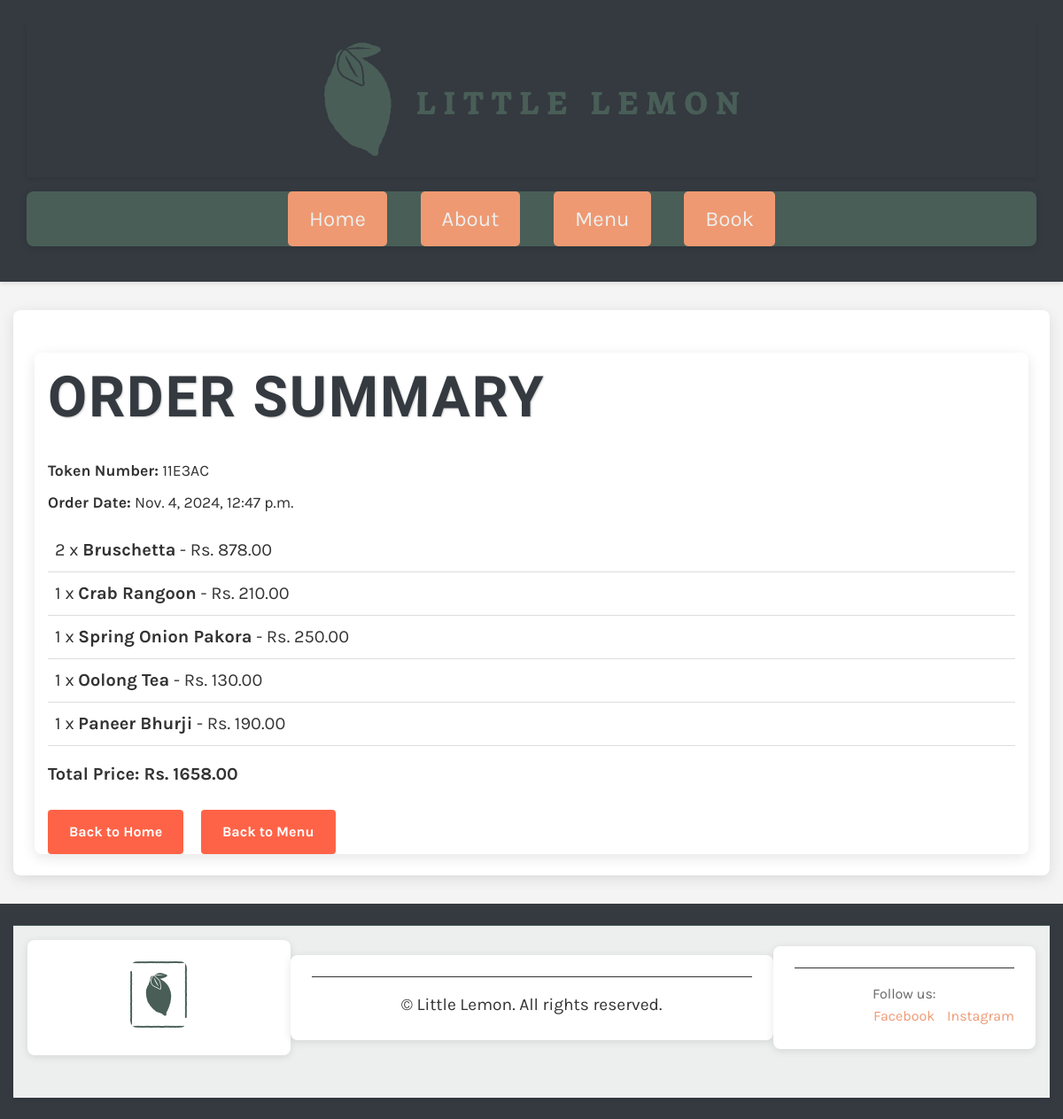
Before: /order/summary/19/ with the older database file.
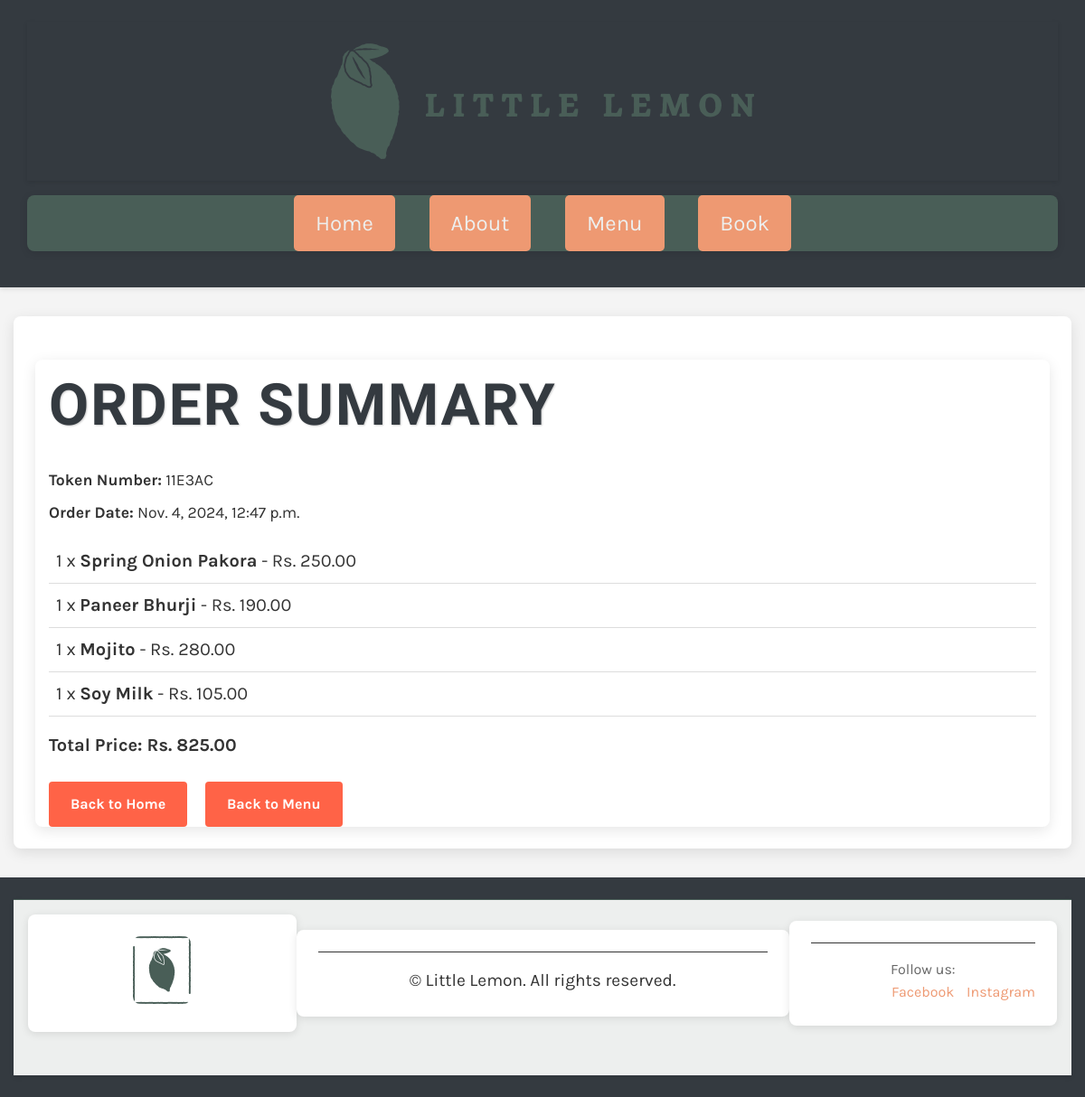
After: the same page with the newer database file.
### restaurant/models.py (models this page shows, shortened)
class Order(models.Model):
    customer = models.ForeignKey(Customer, on_delete=models.CASCADE)
    created_at = models.DateTimeField(auto_now_add=True)
    total_price = models.IntegerField(null=True)
    is_confirmed = models.BooleanField(default=False)
    token_number = models.CharField(max_length=6, unique=True, blank=True, null=True)
    @property
    def total_price(self):
        return sum(item.menu_item.price * item.quantity for item in self.items.all())
    class Meta:
        ordering = ['-created_at']

class OrderItem(models.Model):
    order = models.ForeignKey(Order, related_name='items', on_delete=models.CASCADE)
    menu_item = models.ForeignKey(Menu, on_delete=models.CASCADE)
    quantity = models.PositiveIntegerField(default=1)
    item_price = models.IntegerField(null=True)

class Menu(models.Model):
    name = models.CharField(max_length=200)
    price = models.IntegerField()
    description = models.TextField(max_length=1000, blank=True)
    category = models.CharField(
        max_length=20,
        choices=CATEGORY_CHOICES,
        default='entrees'
    )
    status = models.IntegerField(
        choices=STATUS_CHOICES,
        default=1
    )
    order = models.PositiveIntegerField(default=0)
    class Meta:
        ordering = ['category', 'order', 'name']

### restaurant/views.py (the view)
# urls.py: path('order/summary/<int:pk>/', order_summary, name='order_summary'),
def order_summary(request, pk):
    order = get_object_or_404(Order, pk=pk)
    return render(request, 'order_summary.html', {'order': order})

### restaurant/templates/order_summary.html (shortened to what this page needs)
{% extends 'base.html' %}
{% block content %}
<main role="main" class="container">
    <h1 class="booking-title">Order Summary</h1>
    <p class="order-details"><strong>Token Number:</strong> {{ order.token_number }}</p>
    <p class="order-details"><strong>Order Date:</strong> {{ order.created_at }}</p>
    <ul class="order-list">
        {% for item in order.items.all %}
            <li class="order-item">{{ item.quantity }} x <span class="item-name">{{ item.menu_item.name }}</span> - Rs. {{ item.item_price|floatformat:2 }}</li>
        {% empty %}
            <li>No items in this order.</li>
        {% endfor %}
    </ul>
    <p class="total-price"><strong>Total Price:</strong> Rs. {{ order.total_price|floatformat:2 }}</p>
    <div class="button-group">
        <a href="{% url 'home' %}" class="btn-submit back-to-home">Back to Home</a>
        <a href="{% url 'menu' %}" class="btn-submit back-to-menu">Back to Menu</a>
    </div>
</main>
{% endblock %}

### restaurant/templates/base.html (shortened to what this page needs)
{% load static %}
<!DOCTYPE html>
<html lang="en">
<head>
    <link rel="preload" as="style" href="{% static 'css/style.css' %}" onload="this.rel='stylesheet'" />
</head>
<body>
    <header>
        <div class="container">
            {% include 'partials/_header.html' %}
        </div>
    </header>
    <div class="container">
        <main role="main">{% block content %}{% endblock %}</main>
    </div>
    <footer>
        <div class="container">
            {% include 'partials/_footer.html' %}
        </div>
    </footer>
</body>
</html>

### restaurant/templates/partials/_header.html
{% load static %}
<div class="container">
  <header>
    <img src="{% static 'img/logo.png' %}" />
  </header>
  <nav>
    <ul>
      <li><a href="{% url 'home' %}">Home</a></li>
      <li><a href="{% url 'about' %}">About</a></li>
      <li><a href="{% url 'menu' %}">Menu</a></li>
      <li><a href="{% url 'book' %}">Book</a></li>
    </ul>
  </nav>
</div>

### restaurant/templates/partials/_footer.html
{% load static %}
<footer style="background-color: #EDEFEE; padding: 1rem; display: flex; justify-content: space-between; align-items: center; border-top: 1px solid #495E57;">
    <article style="flex: 1;">
        <img src="{% static 'img/logo_footer.png' %}" alt="Little Lemon Logo" style="max-width: 150px; height: auto;">
    </article>
    <article style="flex: 2; text-align: center;">
        <p style="font-size: 1.2rem; color: #333;">&copy; {{ current_year }} Little Lemon. All rights reserved.</p>
    </article>
    <article style="flex: 1; text-align: right;">
        <p style="font-size: 1rem; color: #666;">Follow us:</p>
        <a href="#" style="margin-right: 10px; color: #EE9972;">Facebook</a>
        <a href="#" style="color: #EE9972;">Instagram</a>
    </article>
</footer>

### restaurant/static/css/style.css (style rules this page uses)
body { font-family: 'Karla', sans-serif; margin: 3rem 5%; line-height: 1.6; background-color: #f7f7f7; }
h1, h2, h3, h4, h5, h6 { font-family: 'Markazi Text', serif; letter-spacing: 2px; text-transform: uppercase; }
h1 { font-size: 4rem; margin: 1.5rem 0 0; color: #333; text-shadow: 1px 1px 2px rgba(0, 0, 0, 0.2); }
p, ul { font-size: 1.25rem; margin-bottom: 1.5rem; }
a { color: #EE9972; text-decoration: none; transition: color 0.3s; }
header img { display: block; margin: 0 auto; max-width: 100%; height: auto; border-radius: 8px; }
nav { background-color: #495E57; margin: 1rem 0; border-radius: 8px; box-shadow: 0 2px 10px rgba(0, 0, 0, 0.1); }
nav ul { list-style: none; font-size: 1.5rem; text-align: center; padding: 0; margin: 0; }
nav ul li { display: inline-block; margin: 0 1rem; }
nav ul a { display: inline-block; padding: 12px 24px; background-color: #EE9972; color: #EDEFEE; border-radius: 5px; text-decoration: none; transition: background-color 0.3s, transform 0.2s; }
article { flex: 1; padding: 1.5rem; background-color: white; border-radius: 8px; box-shadow: 0 2px 10px rgba(0, 0, 0, 0.1); margin-bottom: 2rem; transition: transform 0.2s; }
article img { max-width: 100%; border-radius: 8px; }
footer img { max-width: 50%; }
footer p { border-top: #333333 solid 0.1rem; text-align: center; padding-top: 1rem; margin-top: 1rem; }

### restaurant/templates/base.html (style rules this page uses)
:root { --primary-color: #ffd700; --secondary-color: #343a40; --accent-color: #ff6347; --text-color: #333333; --background-color: #f4f4f4; --booking-background: #f2e9e4; }
body { margin: 0; font-family: "Karla", sans-serif; color: var(--text-color); background-color: var(--background-color); line-height: 1.6; }
a { color: var(--accent-color); text-decoration: none; transition: color 0.3s ease; }
header, footer { background-color: var(--secondary-color); color: white; padding: 1.5rem 0; text-align: center; box-shadow: 0 2px 5px rgba(0, 0, 0, 0.1); }
.container { max-width: 1200px; margin: 0 auto; padding: 0 15px; }
main { margin: 2rem 0; padding: 1.5rem; background-color: white; box-shadow: 0 4px 15px rgba(0, 0, 0, 0.1); border-radius: 8px; transition: transform 0.3s ease, box-shadow 0.3s ease; }
footer p { margin: 0; }
h1, h2, h3 { font-family: 'Markazi Text', serif; margin: 1.5rem 0 1rem; color: var(--secondary-color); }
.btn-add-to-cart, .btn-submit { background-color: var(--accent-color); color: white; border: none; padding: 0.75rem 1.5rem; border-radius: 4px; cursor: pointer; transition: background-color 0.3s ease; font-size: 1rem; font-weight: bold; }

### restaurant/templates/order_summary.html (style rules this page uses)
.order-details { font-size: 1.1rem; margin: 0.5rem 0; }
.order-list { list-style: none; padding: 0; margin: 1rem 0; }
.order-item { padding: 0.5rem; border-bottom: 1px solid #ddd; }
.item-name { font-weight: bold; }
.total-price { font-size: 1.25rem; font-weight: bold; margin-top: 1rem; }
.button-group { margin-top: 1rem; }
.btn-submit { display: inline-block; margin-right: 1rem; padding: 0.75rem 1.5rem; background-color: var(--accent-color); color: white; border-radius: 4px; text-align: center; transition: background-color 0.3s ease; }

Changed rows visible on the page:
removed OrderItem: quantity "2", menu_item.name "Bruschetta", item_price "878.00"
removed OrderItem: quantity "1", menu_item.name "Crab Rangoon", item_price "210.00"
removed OrderItem: quantity "1", menu_item.name "Oolong Tea", item_price "130.00"
changed Order "11E3AC": total_price "1658.00" → "825.00"
added OrderItem: quantity "1", menu_item.name "Mojito", item_price "280.00"
added OrderItem: quantity "1", menu_item.name "Soy Milk", item_price "105.00"
